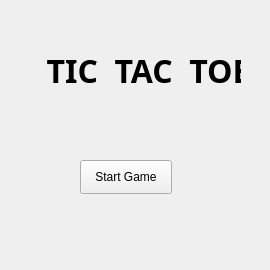
<?xml version="1.0" encoding="UTF-8"?>
<ui version="4.0">
 <class>MainWindow</class>
 <widget class="QMainWindow" name="MainWindow">
  <property name="geometry">
   <rect>
    <x>0</x>
    <y>0</y>
    <width>270</width>
    <height>270</height>
   </rect>
  </property>
  <property name="maximumSize">
   <size>
    <width>270</width>
    <height>270</height>
   </size>
  </property>
  <property name="windowTitle">
   <string>MainWindow</string>
  </property>
  <widget class="QWidget" name="centralWidget">
   <property name="maximumSize">
    <size>
     <width>270</width>
     <height>270</height>
    </size>
   </property>
   <widget class="QLabel" name="label">
    <property name="geometry">
     <rect>
      <x>30</x>
      <y>40</y>
      <width>211</width>
      <height>61</height>
     </rect>
    </property>
    <property name="maximumSize">
     <size>
      <width>270</width>
      <height>264</height>
     </size>
    </property>
    <property name="font">
     <font>
      <family>Cantarell Extra Bold</family>
      <pointsize>24</pointsize>
      <weight>75</weight>
      <bold>true</bold>
     </font>
    </property>
    <property name="text">
     <string>  TIC  TAC  TOE</string>
    </property>
   </widget>
   <widget class="QPushButton" name="pushButton_start_game">
    <property name="geometry">
     <rect>
      <x>80</x>
      <y>160</y>
      <width>92</width>
      <height>34</height>
     </rect>
    </property>
    <property name="maximumSize">
     <size>
      <width>92</width>
      <height>34</height>
     </size>
    </property>
    <property name="text">
     <string>Start Game</string>
    </property>
   </widget>
  </widget>
 </widget>
 <layoutdefault spacing="6" margin="11"/>
 <resources/>
 <connections/>
</ui>
